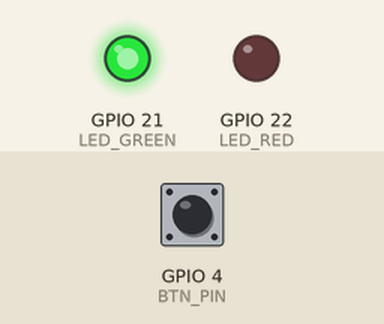
This sketch was run on a simulated ESP32. Parts: output pins drawn as LEDs (lit = HIGH). Dashed ring = blinking. The test bench sets the inputs (shaded band); at power-on: GPIO 4 (BTN_PIN) HIGH. WiFi joins after 1.5 s; servers stay silent unless stated; I2S audio is not simulated (input reads silence); uploads are accepted with an empty reply; storage starts empty; random numbers use the default seed unless the sketch sets one; what the sketch prints to the serial monitor is not drawn.

Above: at 3.7 s.
3.8 s: GPIO 4 (BTN_PIN) pulled LOW for 1 s
At 4.5 s:
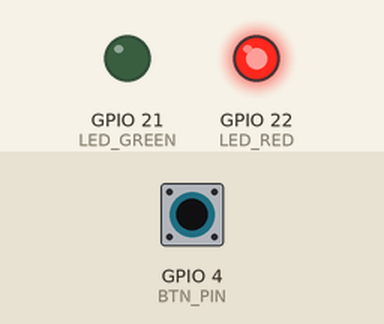
6.8 s: GPIO 4 (BTN_PIN) pulled LOW for 0.15 s
At 7.2 s:
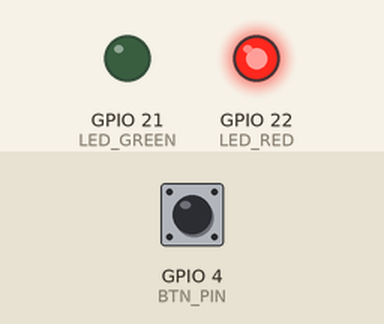
8.4 s: GPIO 4 (BTN_PIN) pulled LOW for 3.2 s
At 11.5 s:
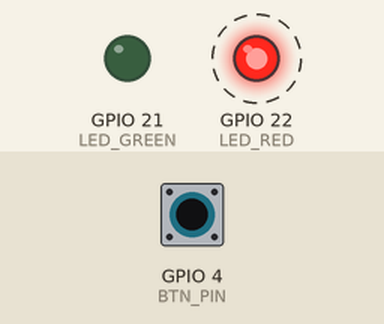
Timing chart, 0 to 13.0 s (numbered marks = the images above; inputs shaded):
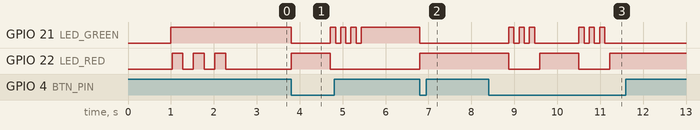

The sketch:

classnote_box_firmware.ino
```cpp
#include <Arduino.h>
#include <WiFi.h>
#include <HTTPClient.h>
#include <FS.h>
#include <SD.h>
#include <SPI.h>
#include <driver/i2s.h>

// --- CONFIGURACIÓN DE HARDWARE (AJUSTAR SEGÚN TU PLACA) ---
// Micrófono I2S digital INMP441
#define I2S_WS      15
#define I2S_SD      32
#define I2S_SCK     14
#define I2S_PORT    I2S_NUM_0

// Lector de tarjetas microSD (Bus SPI Estándar del ESP32)
#define SD_CS       5

// Interfaz Física: Pulsador y Diodos LED de Estado
#define BTN_PIN     4     // Botón físico (Normalmente HIGH con pull-up)
#define LED_GREEN   21    // LED Verde: Indica dispositivo Listo / Operativo
#define LED_RED     22    // LED Rojo: Indica Grabando / Procesando

// --- CONFIGURACIÓN DE CONEXIÓN WIFI Y BACKEND ---
const char* ssid = "TU_WIFI_SSID";
const char* password = "TU_WIFI_PASSWORD";
// IMPORTANTE: Reemplazar por la IP local del backend de tu PC en tu red WiFi
const char* serverUrl = "http://192.168.11.3:5000/api/classes/upload-hardware";
const char* heartbeatUrl = "http://192.168.11.3:5000/api/devices/heartbeat";

// Parámetros de Audio PCM/WAV
#define SAMPLE_RATE     16000                     // Frecuencia recomendada para Whisper (16kHz)
#define BITS_PER_SAMPLE I2S_BITS_PER_SAMPLE_16BIT  // 16-bit por muestra
#define BUFFER_SIZE     1024                      // Tamaño del buffer de lectura I2S

// Variables de Control
bool isRecording = false;
File audioFile;
String currentFilename = "";
int fileCounter = 0;
unsigned long totalAudioBytes = 0;
unsigned long lastHeartbeatAt = 0;
const unsigned long heartbeatInterval = 60000;

// Debouncing de Botón físico
unsigned long lastDebounceTime = 0;
const unsigned long debounceDelay = 450; // Aumentado a 450ms para evitar falsas dobles pulsaciones rápidas

// --- FUNCIONES PARA CONSTRUCCIÓN DE ARCHIVOS WAV ---

// Escribe la cabecera estándar RIFF/WAV de 44 bytes al inicio del archivo
void writeWavHeader(File file) {
  byte header[44];

  // Marca "RIFF"
  header[0] = 'R'; header[1] = 'I'; header[2] = 'F'; header[3] = 'F';

  // Tamaño total del archivo menos 8 bytes (se corregirá al finalizar la grabación)
  uint32_t fileSize = 0;
  header[4] = fileSize & 0xff;
  header[5] = (fileSize >> 8) & 0xff;
  header[6] = (fileSize >> 16) & 0xff;
  header[7] = (fileSize >> 24) & 0xff;

  // Formato "WAVE" y Sub-sección "fmt "
  header[8] = 'W'; header[9] = 'A'; header[10] = 'V'; header[11] = 'E';
  header[12] = 'f'; header[13] = 'm'; header[14] = 't'; header[15] = ' ';

  // Tamaño del bloque fmt (16 bytes para PCM lineal)
  header[16] = 16;  header[17] = 0;   header[18] = 0;   header[19] = 0;

  // Formato de Audio: 1 = PCM No Comprimido
  header[20] = 1;   header[21] = 0;

  // Número de Canales: 1 = Mono (Whisper funciona de forma nativa en Mono)
  header[22] = 1;   header[23] = 0;

  // Frecuencia de muestreo (Sample Rate)
  uint32_t sampleRate = SAMPLE_RATE;
  header[24] = sampleRate & 0xff;
  header[25] = (sampleRate >> 8) & 0xff;
  header[26] = (sampleRate >> 16) & 0xff;
  header[27] = (sampleRate >> 24) & 0xff;

  // Tasa de Transferencia (Byte Rate): SampleRate * NumChannels * BitsPerSample/8
  uint32_t byteRate = SAMPLE_RATE * 2;
  header[28] = byteRate & 0xff;
  header[29] = (byteRate >> 8) & 0xff;
  header[30] = (byteRate >> 16) & 0xff;
  header[31] = (byteRate >> 24) & 0xff;

  // Alineación de Bloque (Block Align): NumChannels * BitsPerSample/8 = 2 bytes
  header[32] = 2;   header[33] = 0;

  // Bits por muestra: 16 bits
  header[34] = 16;  header[35] = 0;

  // Sección de datos "data"
  header[36] = 'd'; header[37] = 'a'; header[38] = 't'; header[39] = 'a';

  // Tamaño de los datos de audio puros (se actualizará al finalizar)
  uint32_t dataSize = 0;
  header[40] = dataSize & 0xff;
  header[41] = (dataSize >> 8) & 0xff;
  header[42] = (dataSize >> 16) & 0xff;
  header[43] = (dataSize >> 24) & 0xff;

  file.write(header, 44);
}

// Sobrescribe los campos de tamaño en la cabecera WAV una vez conocidos los bytes reales
void finalizeWavHeader(String path, uint32_t dataSize) {
  // Abrir el archivo en modo escritura posicionándonos al inicio
  File file = SD.open(path, FILE_WRITE);
  if (!file) {
    Serial.println("No se pudo reabrir el archivo para actualizar cabecera.");
    return;
  }

  uint32_t fileSize = dataSize + 36;

  // Escribir FileSize en la posición 4
  file.seek(4);
  file.write((uint8_t*)&fileSize, 4);

  // Escribir DataSize en la posición 40
  file.seek(40);
  file.write((uint8_t*)&dataSize, 4);

  file.close();
  Serial.println("Cabecera WAV finalizada correctamente.");
}

// --- CONEXIÓN E INICIALIZACIÓN DE I2S (MIC INMP441) ---
void initI2S() {
  i2s_config_t i2s_config = {
    .mode = (i2s_mode_t)(I2S_MODE_MASTER | I2S_MODE_RX),
    .sample_rate = SAMPLE_RATE,
    .bits_per_sample = BITS_PER_SAMPLE,
    .channel_format = I2S_CHANNEL_FMT_ONLY_LEFT, // Solo canal izquierdo (INMP441 mono)
    .communication_format = i2s_comm_format_t(I2S_COMM_FORMAT_I2S | I2S_COMM_FORMAT_I2S_MSB),
    .intr_alloc_flags = ESP_INTR_FLAG_LEVEL1,
    .dma_buf_count = 8,
    .dma_buf_len = 64,
    .use_apll = false
  };

  i2s_pin_config_t pin_config = {
    .bck_io_num = I2S_SCK,
    .ws_io_num = I2S_WS,
    .data_out_num = I2S_PIN_NO_CHANGE, // No se usa salida
    .data_in_num = I2S_SD
  };

  i2s_driver_install(I2S_PORT, &i2s_config, 0, NULL);
  i2s_set_pin(I2S_PORT, &pin_config);
  i2s_start(I2S_PORT);
  Serial.println("Driver I2S inicializado.");
}

// --- CONEXIÓN DE RED WIFI ---
void connectWiFi() {
  if (WiFi.status() == WL_CONNECTED) return;

  Serial.print("Conectando a red WiFi: ");
  Serial.println(ssid);

  WiFi.begin(ssid, password);

  int attempts = 0;
  // Parpadear el led rojo mientras se conecta a WiFi
  while (WiFi.status() != WL_CONNECTED && attempts < 25) {
    digitalWrite(LED_RED, HIGH);
    delay(250);
    digitalWrite(LED_RED, LOW);
    delay(250);
    Serial.print(".");
    attempts++;
  }

  if (WiFi.status() == WL_CONNECTED) {
    Serial.println("\nWiFi Conectado!");
    Serial.print("Dirección IP local: ");
    Serial.println(WiFi.localIP());
    Serial.print("Dirección MAC del ESP32: ");
    Serial.println(WiFi.macAddress());
  } else {
    Serial.println("\nNo se pudo establecer conexión WiFi. Se subirá en el próximo ciclo.");
  }
}

// Confirma al backend que el dispositivo emparejado sigue disponible.
void sendHeartbeat() {
  if (WiFi.status() != WL_CONNECTED) return;
  HTTPClient http;
  http.begin(heartbeatUrl);
  http.addHeader("X-Device-MAC", WiFi.macAddress());
  int statusCode = http.POST("");
  Serial.printf("Heartbeat ClassNote Box: %d\\n", statusCode);
  http.end();
}

// --- ENVÍO DIRECTO DE AUDIO HTTP MULTIPART/FORM-DATA ---
bool uploadFile(String path) {
  connectWiFi();
  sendHeartbeat();
  if (WiFi.status() != WL_CONNECTED) {
    Serial.println("Cancelando subida: Red WiFi no disponible.");
    return false;
  }

  File file = SD.open(path, FILE_READ);
  if (!file) {
    Serial.println("Error: No se pudo abrir el archivo de audio para subir.");
    return false;
  }

  HTTPClient http;
  http.begin(serverUrl);

  // Configurar timeout largo para subidas pesadas (5 minutos)
  http.setTimeout(300000);

  // Cabeceras HTTP. X-Device-MAC identifica al dispositivo físico
  String mac = WiFi.macAddress();
  http.addHeader("X-Device-MAC", mac);
  http.addHeader("Content-Type", "audio/wav");

  Serial.println("Iniciando transmisión de archivo binario directo (Streaming)...");

  // Enviar la petición HTTP. sendRequest maneja automáticamente el stream del archivo
  int statusCode = http.sendRequest("POST", &file, file.size());

  file.close();

  Serial.print("HTTP Código de Respuesta: ");
  Serial.println(statusCode);

  if (statusCode >= 200 && statusCode < 300) {
    String responseText = http.getString();
    Serial.println("Detalle Servidor: " + responseText);
    http.end();
    return true;
  } else {
    Serial.print("Error al subir archivo. Código: ");
    Serial.println(statusCode);
    http.end();
    return false;
  }
}

// --- CONFIGURACIÓN INICIAL (SETUP) ---
void setup() {
  Serial.begin(115200);
  delay(1000);
  Serial.println("Iniciando ClassNote Box Setup...");

  // Inicializar pines físicos
  pinMode(BTN_PIN, INPUT_PULLUP); // Resistencia interna PULL-UP para el botón
  pinMode(LED_GREEN, OUTPUT);
  pinMode(LED_RED, OUTPUT);

  // Estado Inicial: Led Verde encendido (Operativo y en espera)
  digitalWrite(LED_GREEN, HIGH);
  digitalWrite(LED_RED, LOW);

  // Inicializar la interfaz SPI para la tarjeta MicroSD
  if (!SD.begin(SD_CS)) {
    Serial.println("ERROR CRÍTICO: No se pudo montar la tarjeta MicroSD.");
    // Parpadeo infinito de error en el led rojo
    while (true) {
      digitalWrite(LED_RED, HIGH);
      delay(150);
      digitalWrite(LED_RED, LOW);
      delay(150);
    }
  }
  Serial.println("Tarjeta MicroSD montada con éxito.");

  // Inicializar Micrófono I2S
  initI2S();

  // Intentar conectar WiFi al encendido (opcional pero ideal)
  connectWiFi();

  Serial.println("ClassNote Box inicializado y en espera del botón.");
}

// --- BUCLE DE CONTROL PRINCIPAL (LOOP) ---
void loop() {
  if (!isRecording && millis() - lastHeartbeatAt >= heartbeatInterval) {
    connectWiFi();
    sendHeartbeat();
    lastHeartbeatAt = millis();
  }

  int btnVal = digitalRead(BTN_PIN);

  // Detectar pulsación del botón físico con filtrado antirrebotes
  if (btnVal == LOW && (millis() - lastDebounceTime) > debounceDelay) {
    lastDebounceTime = millis();

    if (!isRecording) {
      // --- INICIAR PROCESO DE GRABACIÓN ---
      Serial.println("Pulsador detectado: Iniciando grabación física...");
      isRecording = true;

      // Indicadores: Apagar Verde, Encender Rojo (Fijo indicando grabación activa)
      digitalWrite(LED_GREEN, LOW);
      digitalWrite(LED_RED, HIGH);

      // Crear nombre de archivo de audio único basado en millis y número aleatorio
      // para evitar sobrescrituras accidentales tras reinicios
      currentFilename = "/rec_" + String(millis()) + "_" + String(esp_random() % 1000) + ".wav";

      // Abrir archivo en modo escritura
      audioFile = SD.open(currentFilename, FILE_WRITE);
      if (audioFile) {
        writeWavHeader(audioFile);
        totalAudioBytes = 0;
        Serial.println("Archivo de grabación abierto: " + currentFilename);
      } else {
        Serial.println("Error: No se pudo crear el archivo en la microSD.");
        isRecording = false;
        digitalWrite(LED_GREEN, HIGH);
        digitalWrite(LED_RED, LOW);
      }
    } else {
      // --- DETENER PROCESO DE GRABACIÓN ---
      Serial.println("Pulsador detectado: Deteniendo grabación...");
      isRecording = false;

      // Cerrar y guardar el archivo de audio
      audioFile.close();

      // Corregir tamaño del archivo en la cabecera WAV con los bytes reales
      finalizeWavHeader(currentFilename, totalAudioBytes);

      // Indicadores: Apagar ledes mientras se inicia la transmisión
      digitalWrite(LED_RED, LOW);
      digitalWrite(LED_GREEN, LOW);

      // Parpadear el led rojo lentamente simulando "Cargando/Procesando en Servidor"
      digitalWrite(LED_RED, HIGH);

      // Subir archivo al backend por la API
      bool success = uploadFile(currentFilename);
      digitalWrite(LED_RED, LOW);

      if (success) {
        Serial.println("Grabación subida exitosamente! Conservando en SD para pruebas...");
        // SD.remove(currentFilename); // COMENTADO para poder revisar el archivo físico en la PC
        fileCounter++;

        // Destello de éxito en el LED Verde (3 parpadeos rápidos)
        for (int i = 0; i < 3; i++) {
          digitalWrite(LED_GREEN, HIGH); delay(120);
          digitalWrite(LED_GREEN, LOW);  delay(120);
        }
      } else {
        Serial.println("Fallo en la subida. El audio se conservará en la SD para recuperación física.");
        // Destello de error en el LED Rojo (5 parpadeos rápidos)
        for (int i = 0; i < 5; i++) {
          digitalWrite(LED_RED, HIGH); delay(120);
          digitalWrite(LED_RED, LOW);  delay(120);
        }
      }

      // Regresar al estado original de Espera (Listo)
      digitalWrite(LED_GREEN, HIGH);
      digitalWrite(LED_RED, LOW);
    }
  }

  // Tarea de Grabación Activa: Capturar datos I2S en buffer y volcar a microSD
  if (isRecording && audioFile) {
    int16_t i2sData[BUFFER_SIZE];
    size_t bytesRead = 0;

    // Leer muestras del micrófono I2S
    i2s_read(I2S_PORT, &i2sData, sizeof(i2sData), &bytesRead, portMAX_DELAY);

    if (bytesRead > 0) {
      // Escribir bytes leídos en la tarjeta microSD
      audioFile.write((const uint8_t*)i2sData, bytesRead);
      totalAudioBytes += bytesRead;
    }
  }
}
```

Measured:
- after the input at 3.8 s, GPIO 21 (LED_GREEN): HIGH → LOW at once, then repeats every 0.24 s: HIGH 0.12 s, LOW 0.12 s, until it stays HIGH from 5.4 s; GPIO 22 (LED_RED): LOW → HIGH at once, → LOW 0.91 s later
- after the input at 6.8 s, GPIO 21 (LED_GREEN): HIGH → LOW at once; GPIO 22 (LED_RED): LOW → HIGH at once
- after the input at 8.4 s, GPIO 21 (LED_GREEN): LOW → HIGH after 0.47 s, → LOW 0.12 s later, → HIGH 0.12 s later, → LOW 0.12 s later, … (12 changes in this stretch); GPIO 22 (LED_RED): alternates HIGH for 0.91 s and LOW for 0.72 s, 4 changes in all, then stays HIGH, starting after 0.47 s
